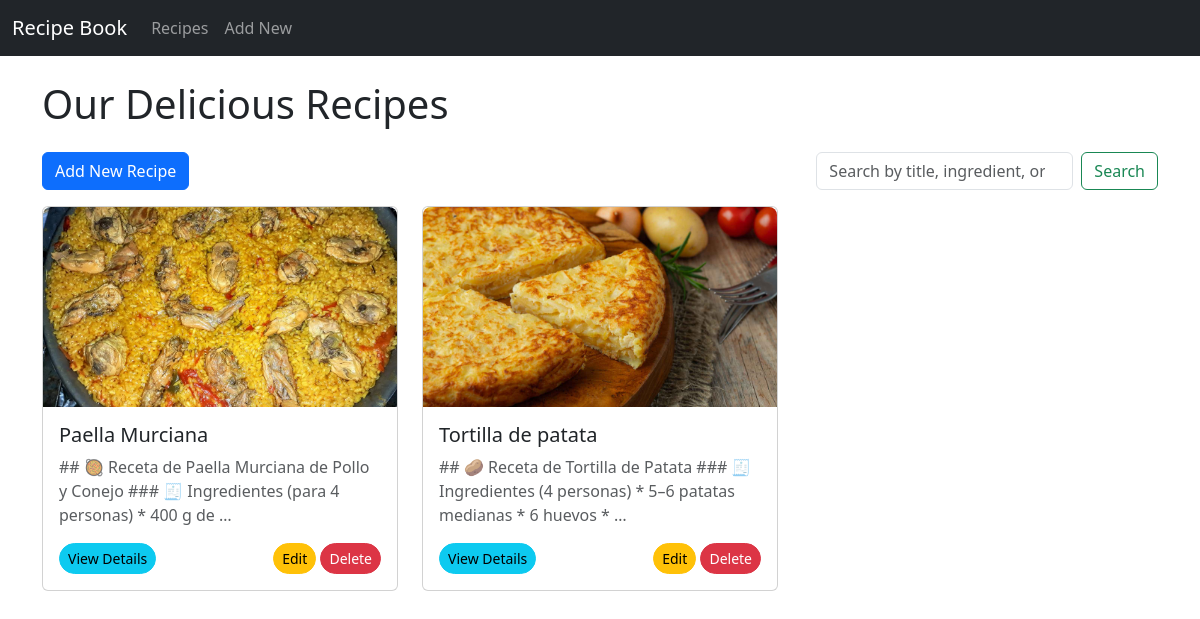
Before: /recipes/ with the older database file.
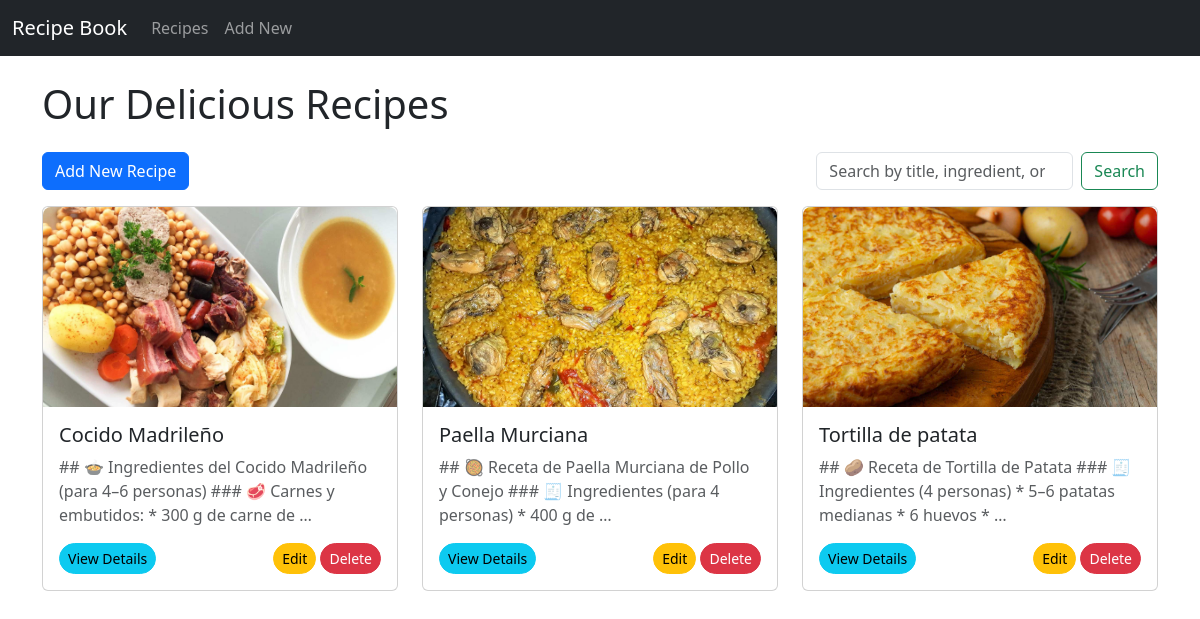
After: the same page with the newer database file.
### recipes/models.py (models this page shows, shortened)
class Recipe(models.Model):
    title = models.CharField(
        max_length=200,
        unique=True,  # Ensure recipe titles are unique for easy identification
        help_text="The name of the recipe."
    )
    image = models.ImageField(
        upload_to='recipe_images/',  # Images will be stored in media/recipe_images/
        blank=True,  # Image is optional
        null=True,   # Allows the database column to be NULL
        help_text="Upload an image for the recipe. Optional."
    )
    image_url = models.URLField(
        max_length=500,
        blank=True,
        null=True,
        help_text="Alternatively, provide a URL for the recipe image. Optional."
    )
    ingredients = models.TextField(
        help_text="List all ingredients, separated by newlines or commas. Markdown formatting allowed."
    )
    steps = models.TextField(
        help_text="Provide step-by-step instructions for preparing the recipe. Markdown formatting allowed."
    )
    created_at = models.DateTimeField(
        auto_now_add=True,  # Automatically sets the creation timestamp when the object is first created
        help_text="The date and time when the recipe was added."
    )
    updated_at = models.DateTimeField(
        auto_now=True,      # Automatically updates the timestamp every time the object is saved
        help_text="The date and time when the recipe was last updated."
    )
    class Meta:
        ordering = ['title']
        verbose_name = "Recipe"
        verbose_name_plural = "Recipes"
    def get_absolute_url(self):
        return reverse('recipes:recipe_detail', args=[str(self.id)])
    def get_image_display_url(self):
        if self.image:
            return self.image.url
        elif self.image_url:
            return self.image_url
        return 'https://via.placeholder.com/150?text=No+Image' # Placeholder if neither is provided

### recipes/views.py (the view)
# urls.py: path('', views.RecipeListView.as_view(), name='recipe_list'),
class RecipeListView(ListView):
    model = Recipe
    template_name = 'recipes/recipe_list.html'
    context_object_name = 'recipes'
    paginate_by = 9 # Example pagination: 9 recipes per page
    def get_queryset(self):
        queryset = super().get_queryset() # Get the default ordered queryset
        query = self.request.GET.get('q') # Get the search query from the URL parameter 'q'
        if query:
            queryset = queryset.filter(
                Q(title__icontains=query) |
                Q(ingredients__icontains=query) |
                Q(steps__icontains=query)
            ).distinct() # Use .distinct() to avoid duplicate results if a recipe matches multiple Q conditions
        return queryset
    def get_context_data(self, **kwargs):
        context = super().get_context_data(**kwargs)
        context['search_query'] = self.request.GET.get('q', '') # Pass the search query back to the template
        return context

### recipes/templates/recipes/recipe_list.html (shortened to what this page needs)
{% extends 'base.html' %}
{% block content %}
    <div class="container mt-4">
        <h1 class="mb-4">Our Delicious Recipes</h1>
        <div class="d-flex justify-content-between align-items-center mb-3">
            <a href="{% url 'recipes:recipe_create' %}" class="btn btn-primary">Add New Recipe</a>
            <form class="d-flex" method="GET" action="{% url 'recipes:recipe_list' %}">
                <input class="form-control me-2" type="search" placeholder="Search by title, ingredient, or step" aria-label="Search" name="q" value="{{ search_query }}">
                <button class="btn btn-outline-success" type="submit">Search</button>
            </form>
        </div>
        {% if recipes %}
            <div class="row">
                {% for recipe in recipes %}
                    <div class="col-md-4 mb-4">
                        <div class="card h-100">
                            {% if recipe.image or recipe.image_url %}
                                <img src="{{ recipe.get_image_display_url }}" class="card-img-top" alt="{{ recipe.title }}" style="height: 200px; object-fit: cover; border-radius: 0.5rem 0.5rem 0 0;">
                            {% else %}
                                <img src="https://placehold.co/200x200/cccccc/333333?text=No+Image" class="card-img-top" alt="No image available" style="height: 200px; object-fit: cover; border-radius: 0.5rem 0.5rem 0 0;">
                            {% endif %}
                            <div class="card-body d-flex flex-column">
                                <h5 class="card-title">{{ recipe.title }}</h5>
                                <p class="card-text text-muted">{{ recipe.ingredients|truncatewords:20 }}</p>
                                <div class="mt-auto d-flex justify-content-between">
                                    <a href="{{ recipe.get_absolute_url }}" class="btn btn-sm btn-info rounded-pill">View Details</a>
                                    <div>
                                        <a href="{% url 'recipes:recipe_update' pk=recipe.pk %}" class="btn btn-sm btn-warning rounded-pill">Edit</a>
                                        <a href="{% url 'recipes:recipe_delete' pk=recipe.pk %}" class="btn btn-sm btn-danger rounded-pill">Delete</a>
                                    </div>
                                </div>
                            </div>
                        </div>
                    </div>
                {% endfor %}
            </div>
        {% endif %}
    </div>
{% endblock %}

### templates/base.html (shortened to what this page needs)
<!DOCTYPE html>
<html lang="en">
<head>
    <link href="https://cdn.jsdelivr.net/npm/bootstrap@5.3.3/dist/css/bootstrap.min.css" rel="stylesheet">
</head>
<body>
    <nav class="navbar navbar-expand-lg navbar-dark bg-dark">
        <div class="container-fluid">
            <a class="navbar-brand" href="{% url 'recipes:recipe_list' %}">Recipe Book</a>
            <div class="collapse navbar-collapse">
                <ul class="navbar-nav me-auto mb-2 mb-lg-0">
                    <li class="nav-item">
                        <a class="nav-link" href="{% url 'recipes:recipe_list' %}">Recipes</a>
                    </li>
                    <li class="nav-item">
                        <a class="nav-link" href="{% url 'recipes:recipe_create' %}">Add New</a>
                    </li>
                </ul>
            </div>
        </div>
    </nav>
    <main>
        {% block content %}{% endblock %}
    </main>
</body>
</html>

Changed rows visible on the page:
added Recipe: get_image_display_url (picture), title "Cocido Madrileño", ingredients "## 🍲 Ingredientes del Cocido Madrileño (para 4–6 personas) ### 🥩 Carnes y embutidos: * 300 g de carne de …"
